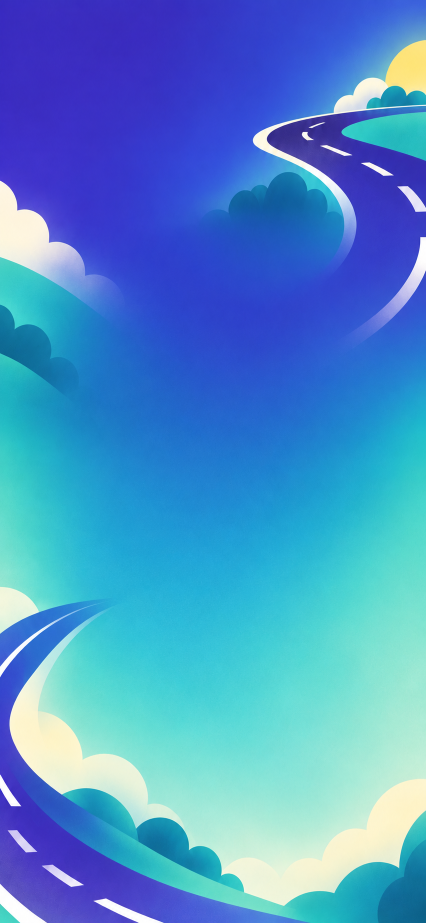
#> input picture assets/store-refresh-2026-10/concepts/portrait-background.png, 852 x 1846 px (shown at 1/2 size)
$ python render.py
#> lines starting #> are read from the running program, lines starting #| are printed output that depends on the picture
"""Render an edited product demo from authentic browser captures (not live footage).

Requires Pillow and ffmpeg. Run with --ffmpeg /path/to/ffmpeg.
App panels are cropped/scaled only; no UI content is synthesized or retouched.
"""
from pathlib import Path
import argparse
import subprocess
from PIL import Image, ImageDraw, ImageFont, ImageOps

HERE = Path(__file__).resolve().parent
ROOT = HERE.parent
BRAND = ROOT.parent / 'store-refresh-2026-10'
W, H, FPS, SECONDS = 1080, 1920, 30, 20
TEAL, WHITE = '#80f3df', '#ffffff'


# [4 lines left out: function font, not called in this run]


def text(draw, xy, value, size, fill=WHITE, bold=False, anchor=None):
    draw.text(xy, value, font=font(size, bold), fill=fill, anchor=anchor,
              spacing=8, stroke_width=0)


background = ImageOps.fit(Image.open(BRAND / 'concepts/portrait-background.png').convert('RGB'), (W, H))
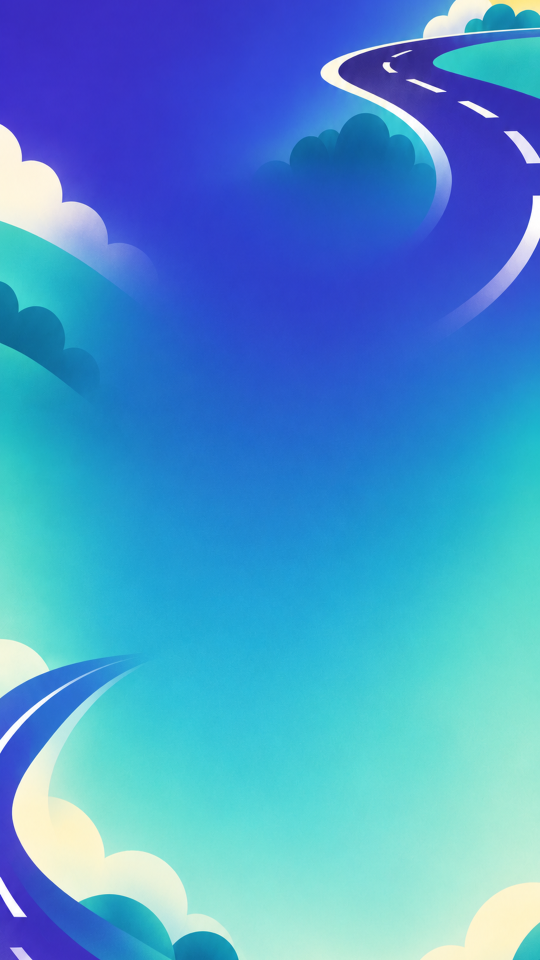
#> background: PIL image 1080x1920 RGB (shown at 1/2 size); mean R, G, B 74.3, 149.6, 206
background = Image.blend(background, Image.new('RGB', (W, H), '#151545'), .25)
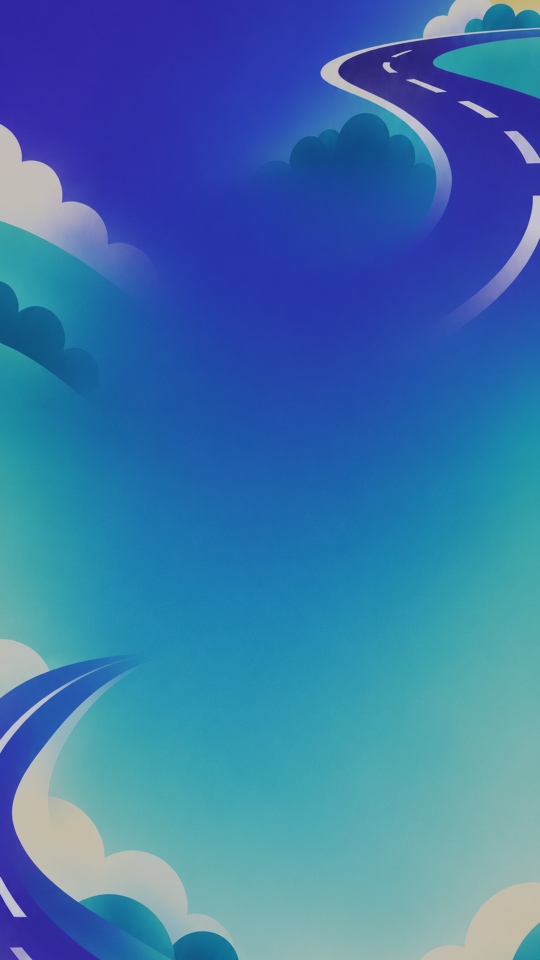
#> background: PIL image 1080x1920 RGB (shown at 1/2 size); mean R, G, B 60.6, 117.1, 171.4
#> (the run stopped early here; a loop or call above may not have finished)
